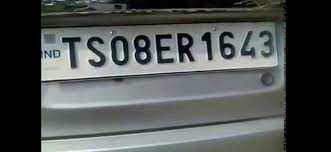
#> input picture ts_numberplate_img.jpg, 331 x 152 px, found by its file name
$ python preprocess.py
#> lines starting #> are read from the running program, lines starting #| are printed output that depends on the picture; after the words box and inside, x2 and y2 are one past the last pixel; in counts of white or black regions, pixels touching at a corner belong together
import cv2

img = r"C:\Users\DHARAVATH RAMDAS\vdts\ts_numberplate_img.jpg"
img = cv2.imread(img)
#> img is the input picture: shape (152, 331, 3); mean B, G, R 83.5, 84.6, 80.4

# gray scale conversion
gray_img = cv2.cvtColor(img, cv2.COLOR_BGR2GRAY)
#cv2.imshow("gray_image",gray_img)
#cv2.waitKey(0)

# remove noise from image using median filtering
"""try:
    filter_img = cv2.bilateralFilter(gray_img, 11, 17, 17)
    cv2.imshow("filtered img", filter_img)
    cv2.waitKey(0)
except Exception as e:
    print("Error " + str(e))"""

try:
    edge = cv2.Canny(gray_img, 30, 200)
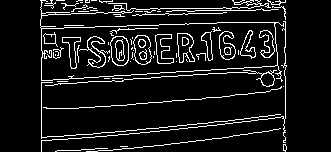
#> edge: shape (152, 331); 9.3% white in thin lines or dots, all inside (x1, y1, x2, y2) = (40, 0, 287, 152)
    cv2.imshow("edge_img", edge)
    cv2.waitKey(0)
except Exception as e:
    print("Error" + str(e))
